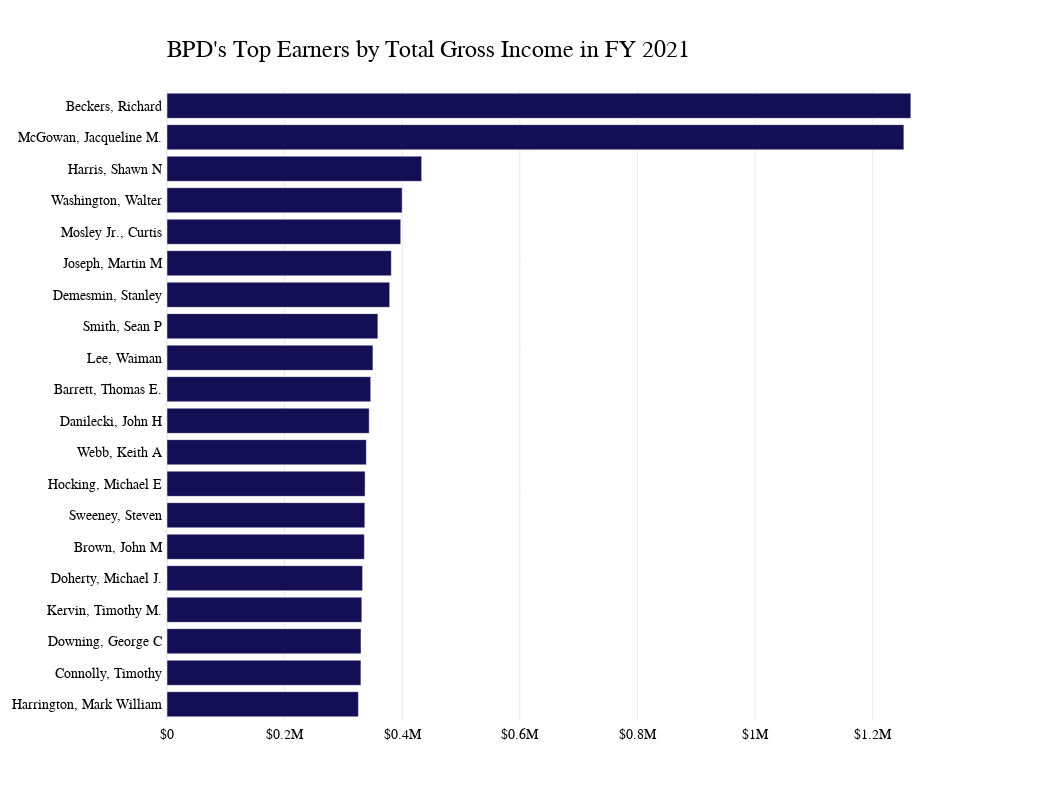

Write notebook code for a chart like this one.
### Code cell
# do the same thing as above but useing plotly
#  randomly use the color in the color list to color the bars, but #0055aa or #EF404E must be used at least once
# remove the x and y labels
# top21=df21.sort_values(by='TOTAL_GROSS',ascending=False)

fig = px.bar(top21_20, x='TOTAL_GROSS', y='NAME', orientation='h', title='<b>2021 Top Earners<b>', color_discrete_sequence=['#130F54'])
# remove the x and y labels
fig.update_layout(xaxis_title='', yaxis_title='')
# change the frount of thing other than title to GT-America-Standard-regular

fig.update_layout(font=dict(family="GT America", size=12, color="#000000"))


# make the background color to be transparent 
fig.update_layout(plot_bgcolor='rgba(0,0,0,0)')
fig.update_xaxes(showgrid=True, gridwidth=0.5, gridcolor='LightGray')
fig.update_yaxes(autorange="reversed")
# Aesthetic customizations
fig.update_layout(
    plot_bgcolor='rgba(0,0,0,0)',
    font_family="GT America",
    font_color="black",
    font_size=14,
    xaxis_title=None,
    yaxis_title=None,
    xaxis_tickprefix = '$',
    margin=dict(
        l=100,
        r=100,
        b=80,
        t=90,
        pad=4
    ),
    height=800,
    width=1050,
)

# Customize title!
fig.update_layout(
    title=go.layout.Title(
        text="BPD's Top Earners by Total Gross Income in FY 2021",
        xref="paper",
        x=0,
        y=.95,
        font_family="GT America Bold",
        font_size=24
    )
)



fig.show()

### Figure 1 — Plotly figure (JSON) as saved in the notebook; plotly's stock layout.template omitted (floating-point values rounded to 4 significant figures)
{"data": [{"alignmentgroup": "True", "hovertemplate": "TOTAL_GROSS=%{x}<br>NAME=%{y}<extra></extra>", "legendgroup": "", "marker": {"color": "#130F54", "pattern": {"shape": ""}}, "name": "", "offsetgroup": "", "orientation": "h", "showlegend": false, "textposition": "auto", "type": "bar", "x": [1265000.0, 1253000.0, 433100.0, 399800.0, 397400.0, 381400.0, 378700.0, 358600.0, 350200.0, 346400.0, 343800.0, 339000.0, 336800.0, 336400.0, 335600.0, 332600.0, 331200.0, 329900.0, 329700.0, 325500.0], "xaxis": "x", "y": ["Beckers, Richard", "McGowan, Jacqueline M.", "Harris, Shawn N", "Washington, Walter", "Mosley Jr., Curtis", "Joseph, Martin M", "Demesmin, Stanley", "Smith, Sean P", "Lee, Waiman", "Barrett, Thomas E.", "Danilecki, John H", "Webb, Keith A", "Hocking, Michael E", "Sweeney, Steven", "Brown, John M", "Doherty, Michael J.", "Kervin, Timothy M.", "Downing, George C", "Connolly, Timothy", "Harrington, Mark William"], "yaxis": "y"}], "layout": {"barmode": "relative", "font": {"color": "black", "family": "GT America", "size": 14}, "height": 800, "legend": {"tracegroupgap": 0}, "margin": {"b": 80, "l": 100, "pad": 4, "r": 100, "t": 90}, "plot_bgcolor": "rgba(0,0,0,0)", "title": {"font": {"family": "GT America Bold", "size": 24}, "text": "BPD's Top Earners by Total Gross Income in FY 2021", "x": 0, "xref": "paper", "y": 0.95}, "width": 1050, "xaxis": {"anchor": "y", "domain": [0, 1], "gridcolor": "LightGray", "gridwidth": 0.5, "showgrid": true, "tickprefix": "$", "title": {}}, "yaxis": {"anchor": "x", "autorange": "reversed", "domain": [0, 1], "title": {}}}}
